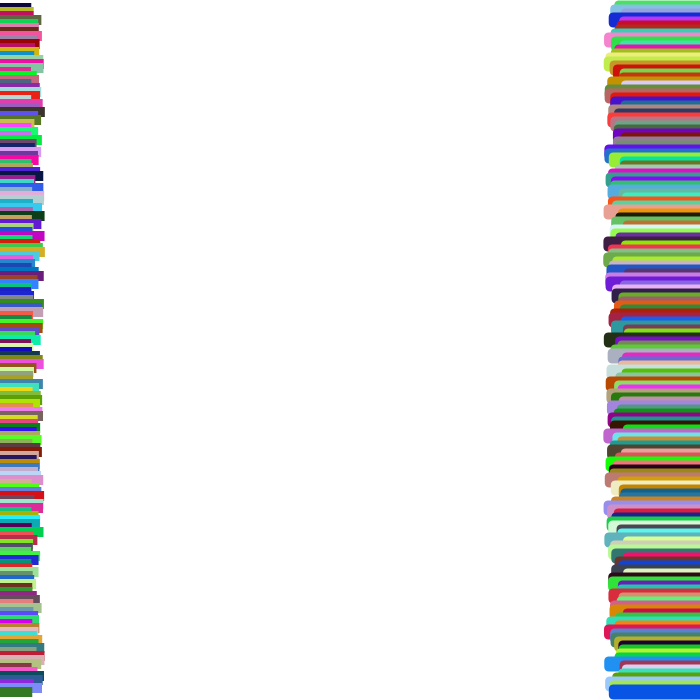
Frame 1 (no input)
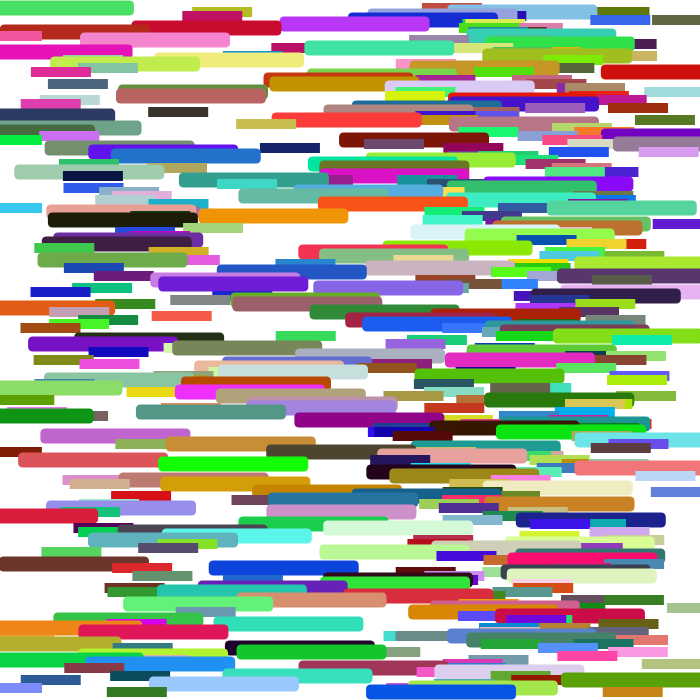
Frame 60 (the mouse pressed at the canvas centre just before this capture)
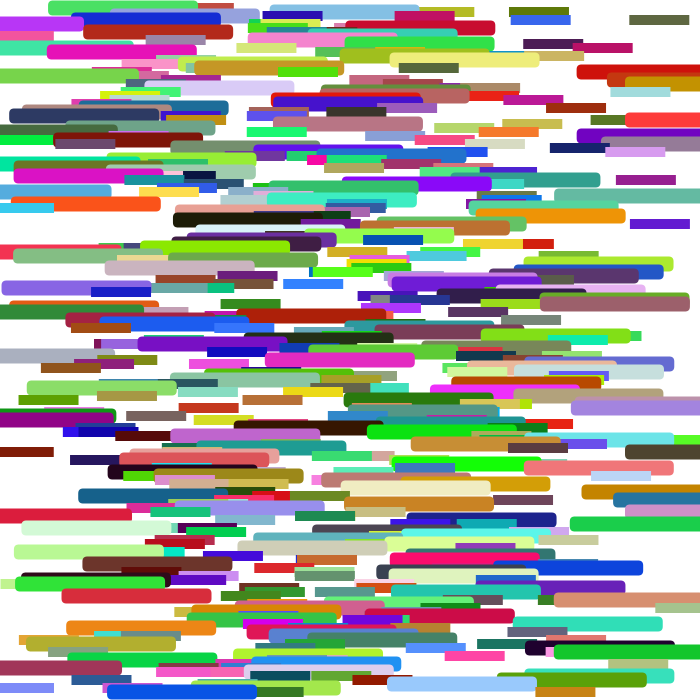
Frame 120 (the mouse held since frame 60 and released just before this capture)

The Processing sketch that drew these frames (run headless with seeded random() and noise(); from frame 60 on, the mouse is pressed at the canvas centre):

// Processing sketch: processing_118061
// ── processing_118061.pde

//Lots of Cars By Dominic Filipek

// total number of cars
int numCar = 174;                 
Car[] cars = new Car[numCar];
Car[] cars2 = new Car[numCar];
Car[] cars3 = new Car[numCar];

void setup() {
  size(700, 700);

  // set random colors, speeds
  // all cars start at x0 and are 3px apart in y
  for (int i = 0; i <cars.length; i++) {
    cars[i] = new Car(color((random(0, 255)), (random(0, 255)), (random(0, 255))), 0, i*4, (random(1, 15)));
    cars2[i] = new Car(color((random(0, 255)), (random(0, 255)), (random(0, 255))), width, i*4, (random(1, 5)));
    cars3[i] = new Car(color((random(0, 255)), (random(0, 255)), (random(0, 255))), width, i*4, (random(1, 22)));
  }
}

void draw() {
  background(#ffffff);
  // i = 1 so that the first car doesn't fall off the top of the window
  for (int i = 2; i <cars.length; i++) {
    cars[i].move();
    cars[i].display();
    cars2[i].move2();
    cars2[i].display();
    cars3[i].move3();
    cars3[i].display3();
  }
}

class Car {
  color c;
  float xpos;
  float ypos;
  float xspeed;

  Car(color tempC, float tempXpos, float tempYpos, float tempXspeed) {
    c = tempC;
    xpos = tempXpos;
    ypos = tempYpos;
    xspeed = tempXspeed;
  }

  void display() {
    stroke(0, 0, 0, 0);
    fill(c);
    tint(25, 126);
    rectMode(CENTER);
    rect(xpos, ypos, 60, 10);
  }

  void move() {
    xpos = xpos + xspeed;
    if (xpos > width) {
      xpos = 0;
    }
  }
  void move2() {
    xpos = xpos - xspeed;
    if (xpos < 0) {
      xpos = width;
    }
  }
  void display3() {
    stroke(0, 0, 0, 0);
    fill(c);
    rectMode(CENTER);
    rect(xpos, ypos, 150, 15, 5);
  }
  void move3() {
    xpos = xpos - xspeed;
    if (xpos < 0) {
      xpos = width;
    }
  }
}
